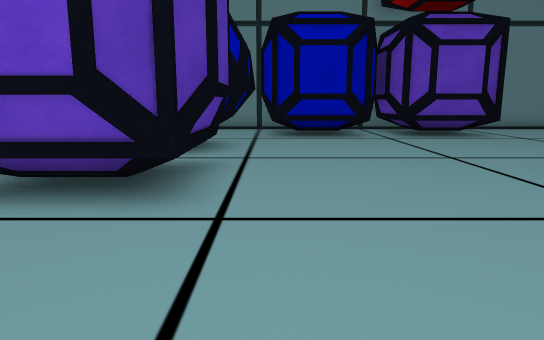
View 1 (above)

18 first-person views from a walk through a scene from a Unity 3-D project. The camera is 1.3 m above the floor, tilts 10° down and sees 70° across. The floor is counted in squares, 1.2 m on a side. Each view is taken from the middle of a square. On the plan, view 1 faces up. The plan holds only what a view shows up to about 14 squares ahead; the rest is blank. The place goes on beyond the plan. The player character is not drawn. Some surface patterns are stand-ins.

View 2
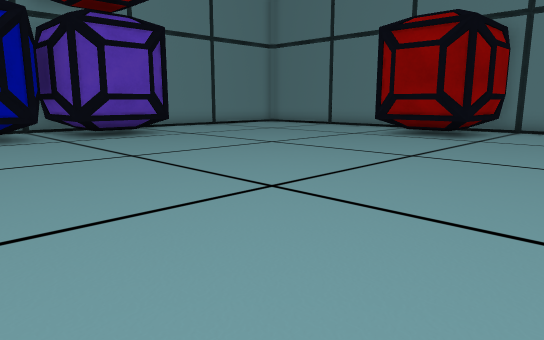

View 3
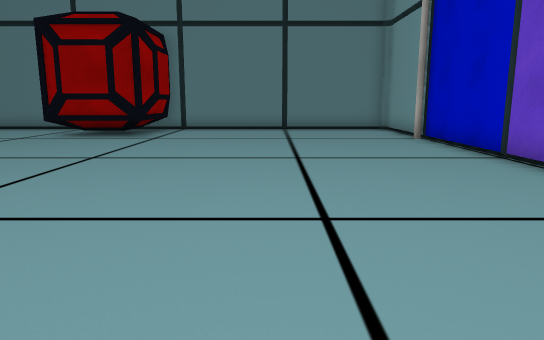

View 4
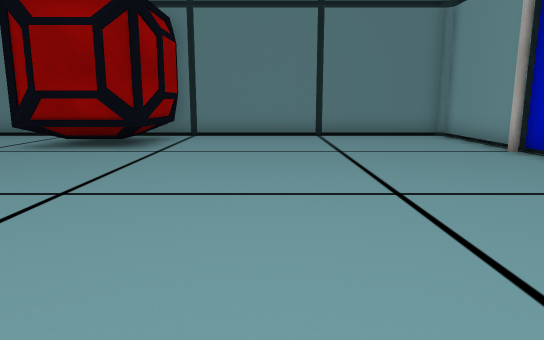

View 5
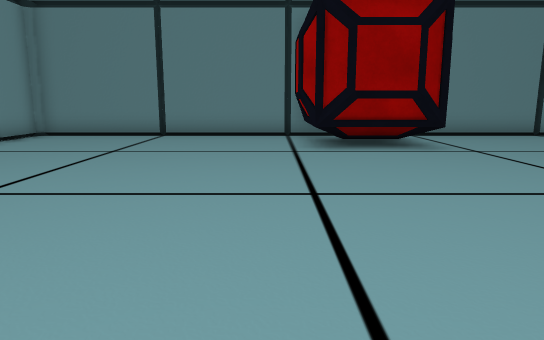

View 6
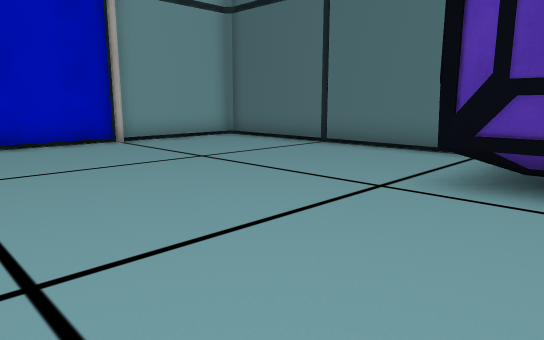

View 7
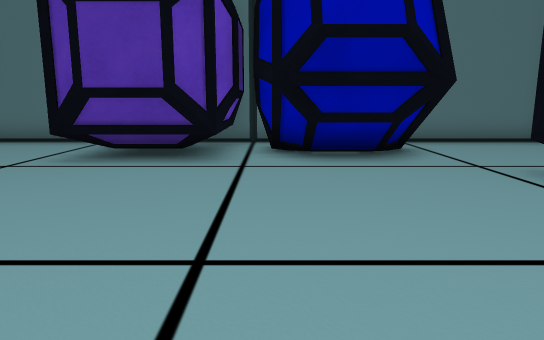

View 8
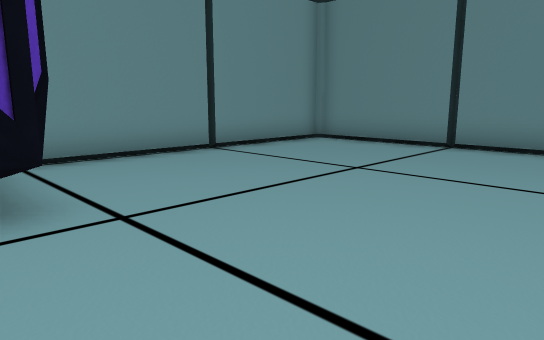

View 9
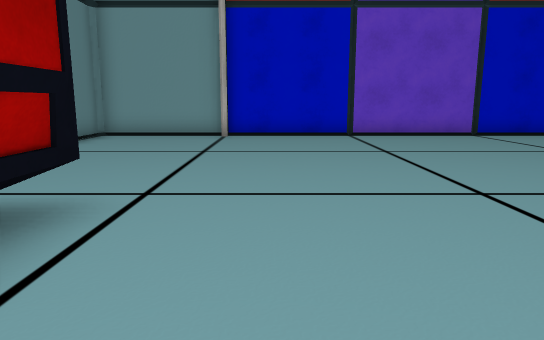

View 10
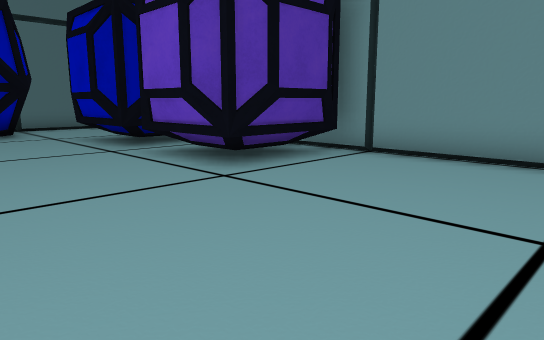

View 11
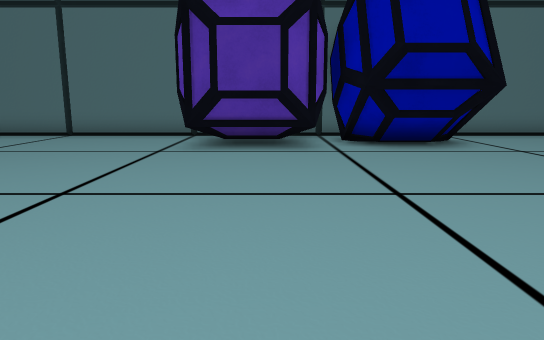

View 12
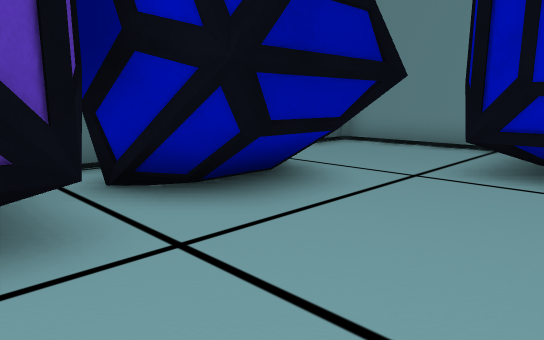

View 13
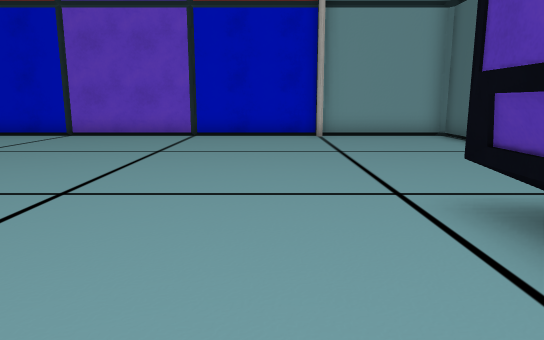

View 14
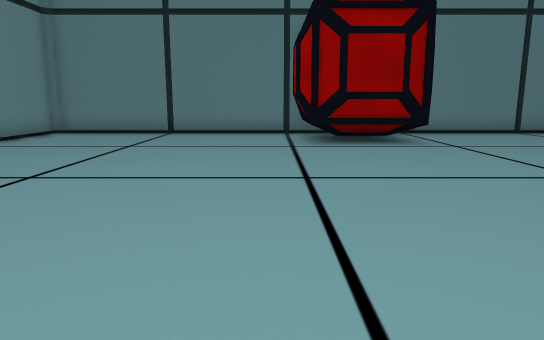

View 15
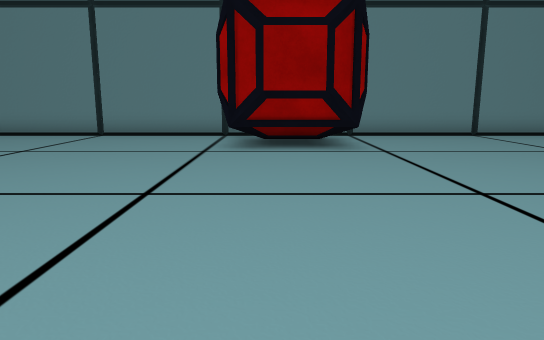

View 16
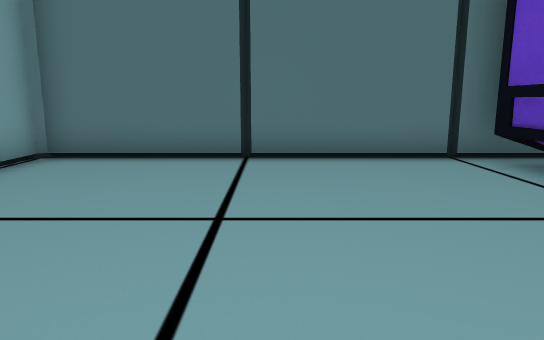

View 17
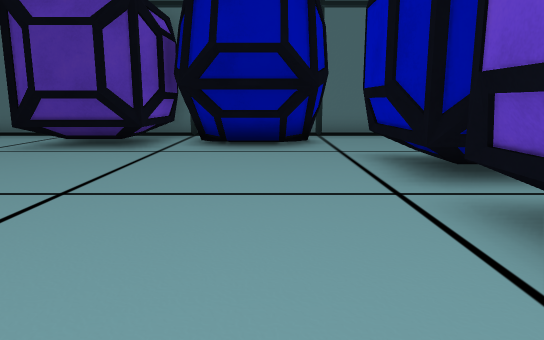

View 18
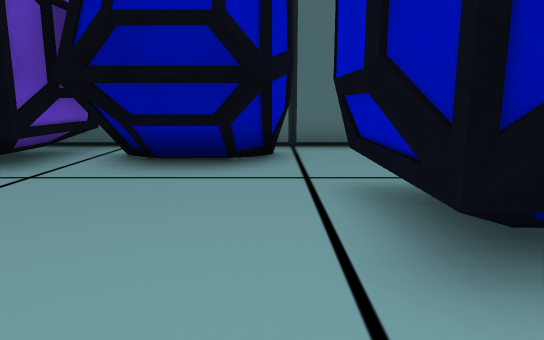

### Floor plan
Key: @ floor where view 1 was taken; # wall or solid block; . floor; O other object.
Columns run from 5 left of view 1 to 16 right of it. Each row starts with its distance up from view 1.
 16   ###    #############
 15  # .        O........#
 14  #...    OO O........#
 13 # ...OOOOOOOO........#
 12 # ...OOOOOOOO........#
 11 # #OO................#
 10   ##O................#
  9    OO................#
  8 # #OO................#
  7 #OOOO............OOO #
  6   O O............OO
  5   OOO............OOO
  4 #OOOO............OOOO#
  3 #....................#
  2 #....................#
  1 #....................#
  0 #....@...............#
 -1 #....................#
 -2 #....................#
 -3 #....................#
 -4 #....................#
 -5 ######################

Positions as (right, up) in squares from view 1, and headings:
1: (0, 0), facing up
2: (0, 0), facing up-right
3: (0, 0), facing right
4: (3, 1), facing right
5: (3, 8), facing right
6: (4, 6), facing down-left
7: (6, 8), facing left
8: (6, 8), facing up-right
9: (10, 8), facing down
10: (12, 8), facing up-left
11: (8, 6), facing left
12: (2, 6), facing up-left
13: (1, 8), facing down
14: (2, 8), facing right
15: (3, 6), facing right
16: (3, 0), facing left
17: (8, 10), facing left
18: (5, 11), facing left
